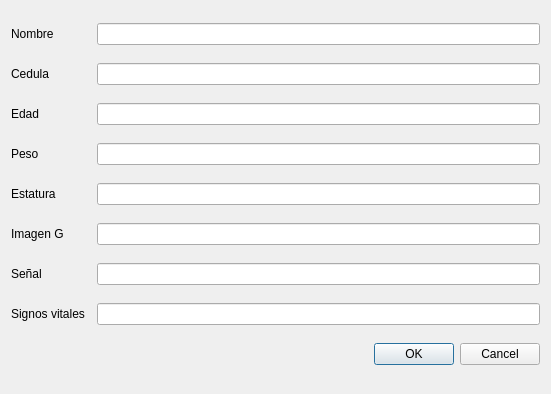
<?xml version="1.0" encoding="UTF-8"?>
<ui version="4.0">
 <class>Dialog</class>
 <widget class="QDialog" name="Dialog">
  <property name="geometry">
   <rect>
    <x>0</x>
    <y>0</y>
    <width>551</width>
    <height>394</height>
   </rect>
  </property>
  <property name="windowTitle">
   <string>Dialog</string>
  </property>
  <layout class="QGridLayout" name="gridLayout">
   <item row="0" column="2">
    <widget class="QLineEdit" name="nombre"/>
   </item>
   <item row="2" column="0">
    <widget class="QLabel" name="label_3">
     <property name="text">
      <string>Edad</string>
     </property>
    </widget>
   </item>
   <item row="1" column="0">
    <widget class="QLabel" name="label_2">
     <property name="text">
      <string>Cedula</string>
     </property>
    </widget>
   </item>
   <item row="0" column="0">
    <widget class="QLabel" name="label">
     <property name="text">
      <string>Nombre</string>
     </property>
    </widget>
   </item>
   <item row="3" column="0">
    <widget class="QLabel" name="label_4">
     <property name="text">
      <string>Peso</string>
     </property>
    </widget>
   </item>
   <item row="5" column="2">
    <widget class="QLineEdit" name="url_imagen"/>
   </item>
   <item row="4" column="2">
    <widget class="QLineEdit" name="estatura"/>
   </item>
   <item row="11" column="0" colspan="3">
    <widget class="QDialogButtonBox" name="buttonBox">
     <property name="orientation">
      <enum>Qt::Horizontal</enum>
     </property>
     <property name="standardButtons">
      <set>QDialogButtonBox::Cancel|QDialogButtonBox::Ok</set>
     </property>
    </widget>
   </item>
   <item row="7" column="2">
    <widget class="QLineEdit" name="url_signos"/>
   </item>
   <item row="5" column="0">
    <widget class="QLabel" name="label_6">
     <property name="text">
      <string>Imagen G </string>
     </property>
    </widget>
   </item>
   <item row="3" column="2">
    <widget class="QLineEdit" name="Peso"/>
   </item>
   <item row="1" column="2">
    <widget class="QLineEdit" name="id"/>
   </item>
   <item row="2" column="2">
    <widget class="QLineEdit" name="edad"/>
   </item>
   <item row="4" column="0">
    <widget class="QLabel" name="label_5">
     <property name="text">
      <string>Estatura</string>
     </property>
    </widget>
   </item>
   <item row="6" column="2">
    <widget class="QLineEdit" name="url_senal"/>
   </item>
   <item row="6" column="0">
    <widget class="QLabel" name="label_7">
     <property name="text">
      <string>Señal </string>
     </property>
    </widget>
   </item>
   <item row="7" column="0">
    <widget class="QLabel" name="label_8">
     <property name="text">
      <string>Signos vitales</string>
     </property>
    </widget>
   </item>
  </layout>
 </widget>
 <resources/>
 <connections>
  <connection>
   <sender>buttonBox</sender>
   <signal>accepted()</signal>
   <receiver>Dialog</receiver>
   <slot>accept()</slot>
   <hints>
    <hint type="sourcelabel">
     <x>257</x>
     <y>365</y>
    </hint>
    <hint type="destinationlabel">
     <x>157</x>
     <y>274</y>
    </hint>
   </hints>
  </connection>
  <connection>
   <sender>buttonBox</sender>
   <signal>rejected()</signal>
   <receiver>Dialog</receiver>
   <slot>reject()</slot>
   <hints>
    <hint type="sourcelabel">
     <x>325</x>
     <y>365</y>
    </hint>
    <hint type="destinationlabel">
     <x>286</x>
     <y>274</y>
    </hint>
   </hints>
  </connection>
 </connections>
</ui>
